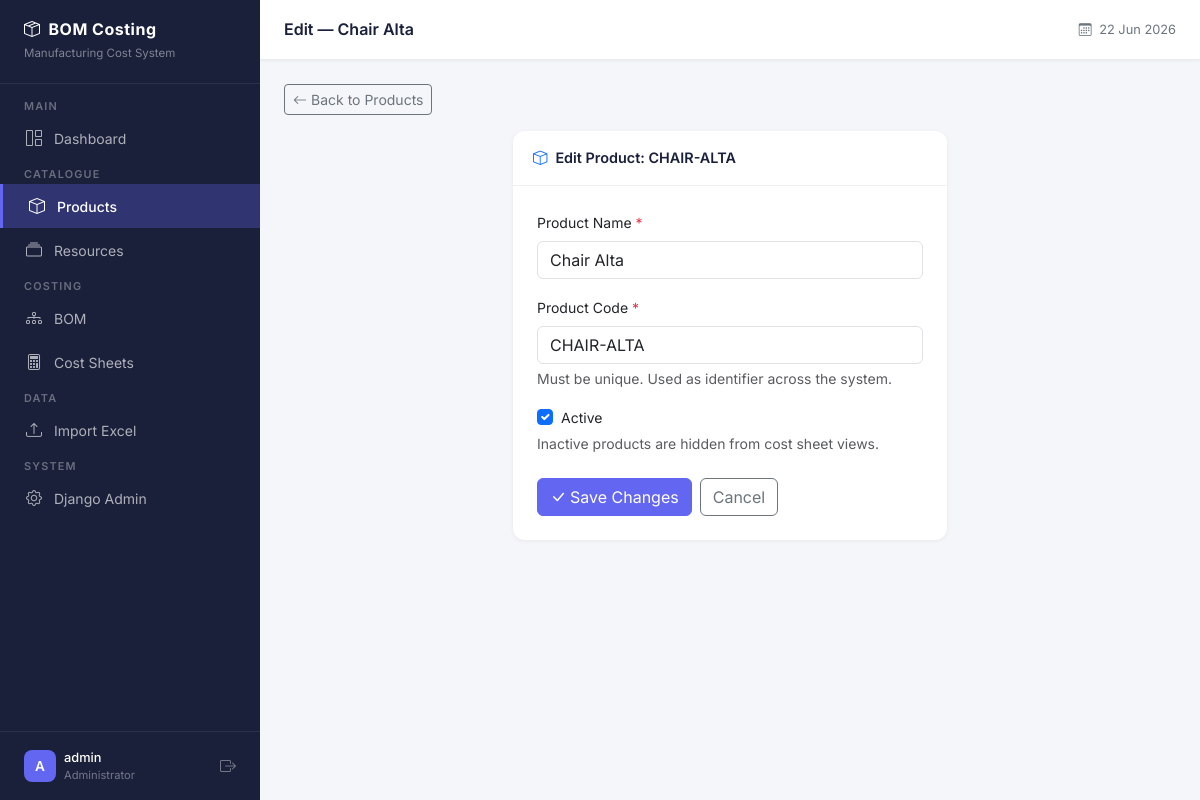
The page /products/4/edit/ (signed in) on the database its author committed.
### apps/products/models.py (models this page shows, shortened)
class Product(models.Model):
    product_name = models.CharField(
        max_length=255,
        help_text="Full name of the product e.g. 3-Door Wardrobe with Mirror"
    )
    product_code = models.CharField(
        max_length=100,
        help_text="Unique product code e.g. WRD-001. Must be unique across all non-deleted products."
    )
    active = models.BooleanField(
        default=True,
        help_text="Inactive products are hidden from main views but not deleted."
    )
    is_deleted = models.BooleanField(
        default=False,
        help_text="Soft delete flag. Deleted products are hidden everywhere but data is preserved."
    )
    created_at = models.DateTimeField(auto_now_add=True)
    updated_at = models.DateTimeField(auto_now=True)
    class Meta:
        ordering = ['product_name']
        verbose_name = "Product"
        verbose_name_plural = "Products"
    def delete(self, *args, **kwargs):
        """
        Override default delete to perform soft delete.
        Calling product.delete() will set is_deleted=True
        instead of removing the row from the database.
        """
        self.is_deleted = True
        self.save()

### apps/products/views.py (the view)
# urls.py: path('<int:pk>/edit/', views.product_edit, name='edit'),
@login_required
def product_edit(request, pk):
    product = get_object_or_404(Product, pk=pk, is_deleted=False)
    if request.method == 'POST':
        form = ProductForm(request.POST, instance=product)
        if form.is_valid():
            form.save()
            messages.success(
                request,
                f'Product "{product.product_name}" updated successfully.'
            )
            return redirect('products:list')
        else:
            messages.error(request, 'Please fix the errors below.')
    else:
        form = ProductForm(instance=product)
    return render(request, 'products/form.html', {
        'page_title': f'Edit — {product.product_name}',
        'form': form,
        'form_title': f'Edit Product: {product.product_code}',
        'submit_label': 'Save Changes',
        'product': product,
    })

### apps/products/forms.py (shortened to what this page needs)
class ProductForm(forms.ModelForm):
    class Meta:
        model = Product
        fields = ['product_name', 'product_code', 'active']
        widgets = {
            'product_name': forms.TextInput(attrs={
                'class': 'form-control',
                'placeholder': 'e.g. 3-Door Wardrobe with Mirror',
            }),
            'product_code': forms.TextInput(attrs={
                'class': 'form-control',
                'placeholder': 'e.g. WRD-001',
            }),
            'active': forms.CheckboxInput(attrs={
                'class': 'form-check-input',
            }),
        }
        labels = {
            'product_name': 'Product Name',
            'product_code': 'Product Code',
            'active': 'Active',
        }
        help_texts = {
            'product_code': 'Must be unique. Used as identifier across the system.',
            'active': 'Inactive products are hidden from cost sheet views.',
        }

### templates/products/form.html (shortened to what this page needs)
{% extends "base.html" %}
{% block content %}
<div class="mb-3">
    <a href="{% url 'products:list' %}"
       class="btn btn-sm btn-outline-secondary">
        <i class="bi bi-arrow-left me-1"></i>Back to Products
    </a>
</div>
<div class="row justify-content-center">
    <div class="col-12 col-lg-6">
        <div class="content-card">
            <div class="card-header">
                <i class="bi bi-box me-2 text-primary"></i>{{ form_title }}
            </div>
            <div class="card-body p-4">
                <form method="POST" novalidate>
                    <div class="mb-3">
                        <label class="form-label fw-500" style="font-size:0.875rem;">
                            {{ form.product_name.label }}
                            <span class="text-danger">*</span>
                        </label>
                        {{ form.product_name }}
                    </div>
                    <div class="mb-3">
                        <label class="form-label fw-500" style="font-size:0.875rem;">
                            {{ form.product_code.label }}
                            <span class="text-danger">*</span>
                        </label>
                        {{ form.product_code }}
                        <div class="form-text">{{ form.product_code.help_text }}</div>
                    </div>
                    <div class="mb-4">
                        <div class="form-check">
                            {{ form.active }}
                            <label class="form-check-label" style="font-size:0.875rem;">
                                {{ form.active.label }}
                            </label>
                        </div>
                        <div class="form-text">{{ form.active.help_text }}</div>
                    </div>
                    <div class="d-flex gap-2">
                        <button type="submit" class="btn btn-primary">
                            <i class="bi bi-check-lg me-1"></i>{{ submit_label }}
                        </button>
                        <a href="{% url 'products:list' %}"
                           class="btn btn-outline-secondary">Cancel</a>
                    </div>
                </form>
            </div>
        </div>
    </div>
</div>
{% endblock %}

### templates/base.html (shortened to what this page needs)
<!DOCTYPE html>
<html lang="en">
<head>
    <link href="https://cdn.jsdelivr.net/npm/bootstrap@5.3.2/dist/css/bootstrap.min.css" rel="stylesheet">
    <link href="https://cdn.jsdelivr.net/npm/bootstrap-icons@1.11.3/font/bootstrap-icons.min.css" rel="stylesheet">
</head>
<body>
{% if user.is_authenticated %}
    <nav id="sidebar">
        <div class="sidebar-brand">
            <h5><i class="bi bi-box-seam me-2"></i>BOM Costing</h5>
            <small>Manufacturing Cost System</small>
        </div>
        <ul class="nav flex-column mt-2">
            <li><span class="nav-label">Main</span></li>
            <li class="nav-item">
                <a href="{% url 'core:dashboard' %}"
                   class="nav-link {% if request.resolver_match.url_name == 'dashboard' %}active{% endif %}">
                    <i class="bi bi-grid-1x2"></i> Dashboard
                </a>
            </li>
            <li><span class="nav-label">Catalogue</span></li>
            <li class="nav-item">
                <a href="{% url 'products:list' %}"
                   class="nav-link {% if 'products' in request.resolver_match.namespace %}active{% endif %}">
                    <i class="bi bi-box"></i> Products
                </a>
            </li>
            <li class="nav-item">
                <a href="{% url 'resources:list' %}"
                   class="nav-link {% if 'resources' in request.resolver_match.namespace %}active{% endif %}">
                    <i class="bi bi-collection"></i> Resources
                </a>
            </li>
            <li><span class="nav-label">Costing</span></li>
            <li class="nav-item">
                <a href="{% url 'products:list' %}"
                   class="nav-link {% if 'bom' in request.resolver_match.namespace %}active{% endif %}">
                    <i class="bi bi-diagram-3"></i> BOM
                </a>
            </li>
            <li class="nav-item">
                <a href="{% url 'costing:list' %}"
                   class="nav-link {% if 'costing' in request.resolver_match.namespace %}active{% endif %}">
                    <i class="bi bi-calculator"></i> Cost Sheets
                </a>
            </li>
            <li><span class="nav-label">Data</span></li>
            <li class="nav-item">
                <a href="{% url 'imports:upload' %}"
                   class="nav-link {% if 'imports' in request.resolver_match.namespace %}active{% endif %}">
                    <i class="bi bi-upload"></i> Import Excel
                </a>
            </li>
            <li><span class="nav-label">System</span></li>
            {% if user.is_staff %}
            <li class="nav-item">
                <a href="/admin/" class="nav-link" target="_blank">
                    <i class="bi bi-gear"></i> Django Admin
                </a>
            </li>
            {% endif %}
        </ul>
        <div style="position:absolute; bottom:0; left:0; right:0;
                    padding:16px 24px; border-top:1px solid rgba(255,255,255,0.08);">
            <div class="d-flex align-items-center gap-2">
                <div style="width:32px;height:32px;background:#6366f1;border-radius:8px;
                            display:flex;align-items:center;justify-content:center;
                            color:#fff;font-weight:600;font-size:0.85rem;">
                    {{ user.username|first|upper }}
                </div>
                <div style="flex:1; min-width:0;">
                    <div style="color:#fff;font-size:0.8rem;font-weight:500;
                                white-space:nowrap;overflow:hidden;text-overflow:ellipsis;">
                        {{ user.username }}
                    </div>
                    <div style="color:rgba(255,255,255,0.4);font-size:0.7rem;">
                        {% if user.is_staff %}Administrator{% else %}User{% endif %}
                    </div>
                </div>
                <a href="{% url 'accounts:logout' %}"
                   style="color:rgba(255,255,255,0.4);" title="Logout">
                    <i class="bi bi-box-arrow-right"></i>
                </a>
            </div>
        </div>
    </nav>
    <div id="main-content">
        <div id="topnav">
            <h6 class="page-title">
                {% block page_title %}{{ page_title|default:"Dashboard" }}{% endblock %}
            </h6>
            <div class="d-flex align-items-center gap-3">
                <span style="font-size:0.8rem;color:#6c757d;">
                    <i class="bi bi-calendar3 me-1"></i>
                    {% now "d M Y" %}
                </span>
            </div>
        </div>
        <div class="content-area">
            {% block content %}{% endblock %}
        </div>
    </div>
{% else %}
    {% block unauthenticated_content %}{% endblock %}
{% endif %}
</body>
</html>

### templates/base.html (style rules this page uses)
* { font-family: 'Inter', sans-serif; }
body { background-color: #f5f6fa; }
#sidebar { width: 260px; min-height: 100vh; background: #1a1f3a; position: fixed; top: 0; left: 0; z-index: 1000; transition: all 0.3s; overflow-y: auto; }
#sidebar .sidebar-brand { padding: 20px 24px; border-bottom: 1px solid rgba(255,255,255,0.08); }
#sidebar .sidebar-brand h5 { color: #fff; font-weight: 700; font-size: 1rem; margin: 0; letter-spacing: 0.5px; }
#sidebar .sidebar-brand small { color: rgba(255,255,255,0.45); font-size: 0.72rem; }
#sidebar .nav-label { color: rgba(255,255,255,0.35); font-size: 0.68rem; font-weight: 600; letter-spacing: 1.2px; text-transform: uppercase; padding: 16px 24px 6px; }
#sidebar .nav-link { color: rgba(255,255,255,0.65); padding: 10px 24px; font-size: 0.875rem; font-weight: 400; border-radius: 0; display: flex; align-items: center; gap: 10px; transition: all 0.2s; }
#sidebar .nav-link.active { color: #fff; background: rgba(99, 102, 241, 0.3); border-left: 3px solid #6366f1; font-weight: 500; }
#sidebar .nav-link i { font-size: 1rem; width: 20px; text-align: center; }
#main-content { margin-left: 260px; min-height: 100vh; transition: all 0.3s; }
#topnav { background: #fff; border-bottom: 1px solid #e9ecef; padding: 0 24px; height: 60px; display: flex; align-items: center; justify-content: space-between; position: sticky; top: 0; z-index: 999; box-shadow: 0 1px 3px rgba(0,0,0,0.05); }
#topnav .page-title { font-size: 1rem; font-weight: 600; color: #1a1f3a; margin: 0; }
.content-area { padding: 24px; }
.content-card { background: #fff; border-radius: 12px; border: none; box-shadow: 0 1px 4px rgba(0,0,0,0.06); }
.content-card .card-header { background: none; border-bottom: 1px solid #f0f0f0; padding: 16px 20px; font-weight: 600; font-size: 0.9rem; color: #1a1f3a; }
.btn-primary { background: #6366f1; border-color: #6366f1; }

### rows shown on the page
Product: product_name "Chair Alta", product_code "CHAIR-ALTA", active "☑"

### other values the page prints
{{ user.username|first|upper }} "A"
{{ user.username }} "admin"
{{ page_title|default:"Dashboard" }} "Edit — Chair Alta"
{{ submit_label }} "Save Changes"
